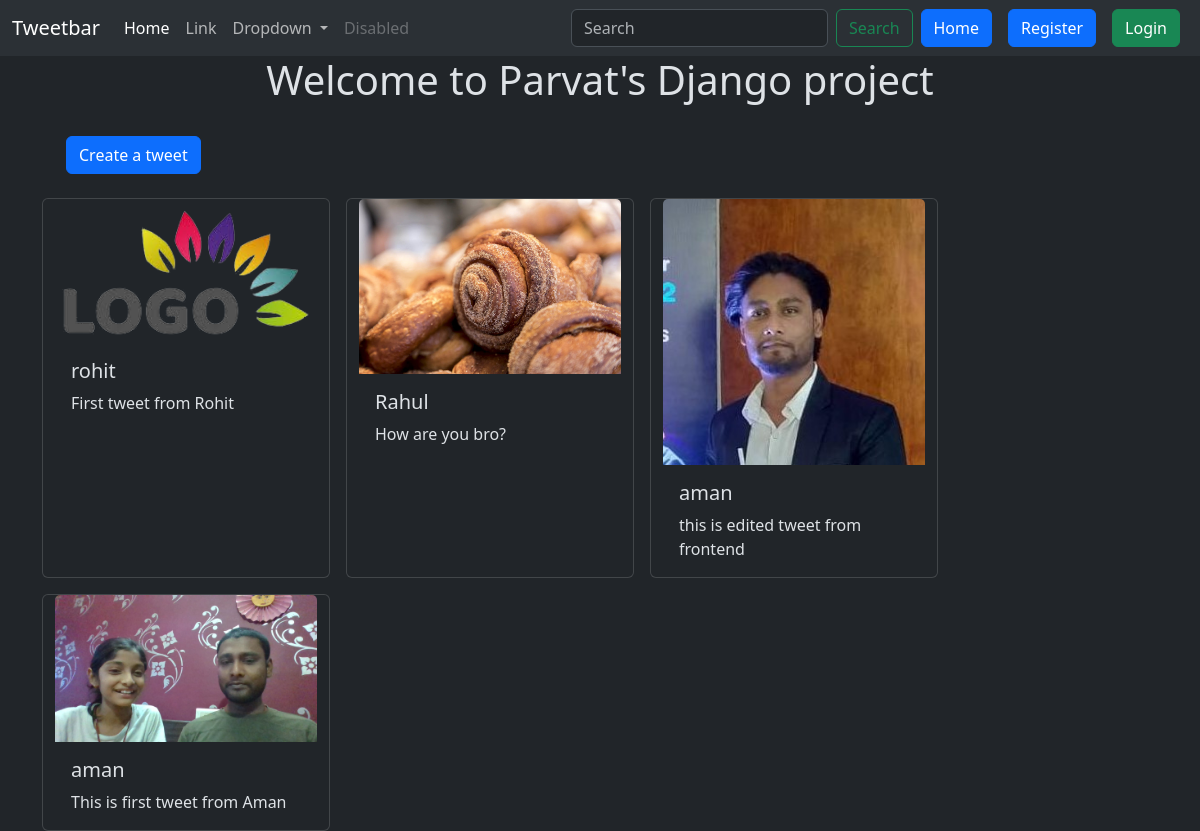
Screenshot of /tweet/ with the database file from the repository.
### tweet/models.py (models this page shows, shortened)
class Tweet(models.Model):
    user = models.ForeignKey(User, on_delete=models.CASCADE)
    text = models.TextField(max_length=240)
    photo = models.ImageField(upload_to='photos/', blank=True, null=True)
    created_at = models.DateTimeField(auto_now_add=True)
    updated_at = models.DateTimeField(auto_now=True)

### tweet/views.py (the view)
# urls.py: path('', views.tweet_list, name='tweet_list'),
def tweet_list(request):
    tweets = Tweet.objects.all().order_by('-created_at')
    return render(request,'tweet_list.html', {'tweets': tweets})

### tweet/templates/tweet_list.html (shortened to what this page needs)
{% extends "layout.html" %}
{% block content %}
<h1 class="text-center mx-4">Welcome to Parvat's Django project</h1>
<a href="{% url 'tweet_create' %}" class="btn btn-primary m-4">Create a tweet</a>
<div class="container row gap-3">
    {% for tweet in tweets %}
    <div class="card" style="width: 18rem;">
        <img src="{{tweet.photo.url}}" alt="..." class="card-img-top">
        <div class="card-body">
            <h5 class="card-title">{{tweet.user.username}}</h5>
            <p class="card-text">{{tweet.text}}</p>
        </div>
    </div>
    {% endfor %}
</div>
{% endblock %}

### templates/layout.html (shortened to what this page needs)
{% load static %}
<!DOCTYPE html>
<html lang="en" data-bs-theme="dark">
<head>
    <link href="https://cdn.jsdelivr.net/npm/bootstrap@5.3.3/dist/css/bootstrap.min.css"
    rel="stylesheet"
>
</head>
<body >
    <nav class="navbar navbar-expand-lg bg-body-tertiary">
        <div class="container-fluid">
          <a class="navbar-brand" href="#">Tweetbar</a>
          <div class="collapse navbar-collapse" id="navbarSupportedContent">
            <ul class="navbar-nav me-auto mb-2 mb-lg-0">
              <li class="nav-item">
                <a class="nav-link active" aria-current="page" href="{% url 'tweet_list' %}">Home</a>
              </li>
              <li class="nav-item">
                <a class="nav-link" href="#">Link</a>
              </li>
              <li class="nav-item dropdown">
                <a class="nav-link dropdown-toggle" href="#" role="button" data-bs-toggle="dropdown" aria-expanded="false">
                  Dropdown
                </a>
              </li>
              <li class="nav-item">
                <a class="nav-link disabled" aria-disabled="true">Disabled</a>
              </li>
            </ul>
            <form class="d-flex" role="search">
              <input class="form-control me-2" type="search" placeholder="Search" aria-label="Search">
              <button class="btn btn-outline-success" type="submit">Search</button>
            </form>
            <a href="{% url 'tweet_list' %}" class="btn btn-primary mx-2">Home</a>
            {% if user.is_authenticated %}
            <form method="post" action="{% url 'logout' %}">
              {% csrf_token %}
              <button class="btn btn-danger" type="submit">Logout</button>
            </form>
            {% else %}
            <a href="{% url 'register' %}" class="btn btn-primary mx-2" >Register</a>
            <a href="{% url 'login' %}" class="btn btn-success mx-2" >Login</a>
            {% endif %}
          </div>
        </div>
      </nav>
    <div class="container">
        {% block content %}
        {% endblock %}
    </div>
</body>
</html>

### rows the page displays
Tweet: photo (picture), user.username "rohit", text "First tweet from Rohit"
Tweet: photo (picture), user.username "Rahul", text "How are you bro?"
Tweet: photo (picture), user.username "aman", text "this is edited tweet from frontend"
Tweet: photo (picture), user.username "aman", text "This is first tweet from Aman"
